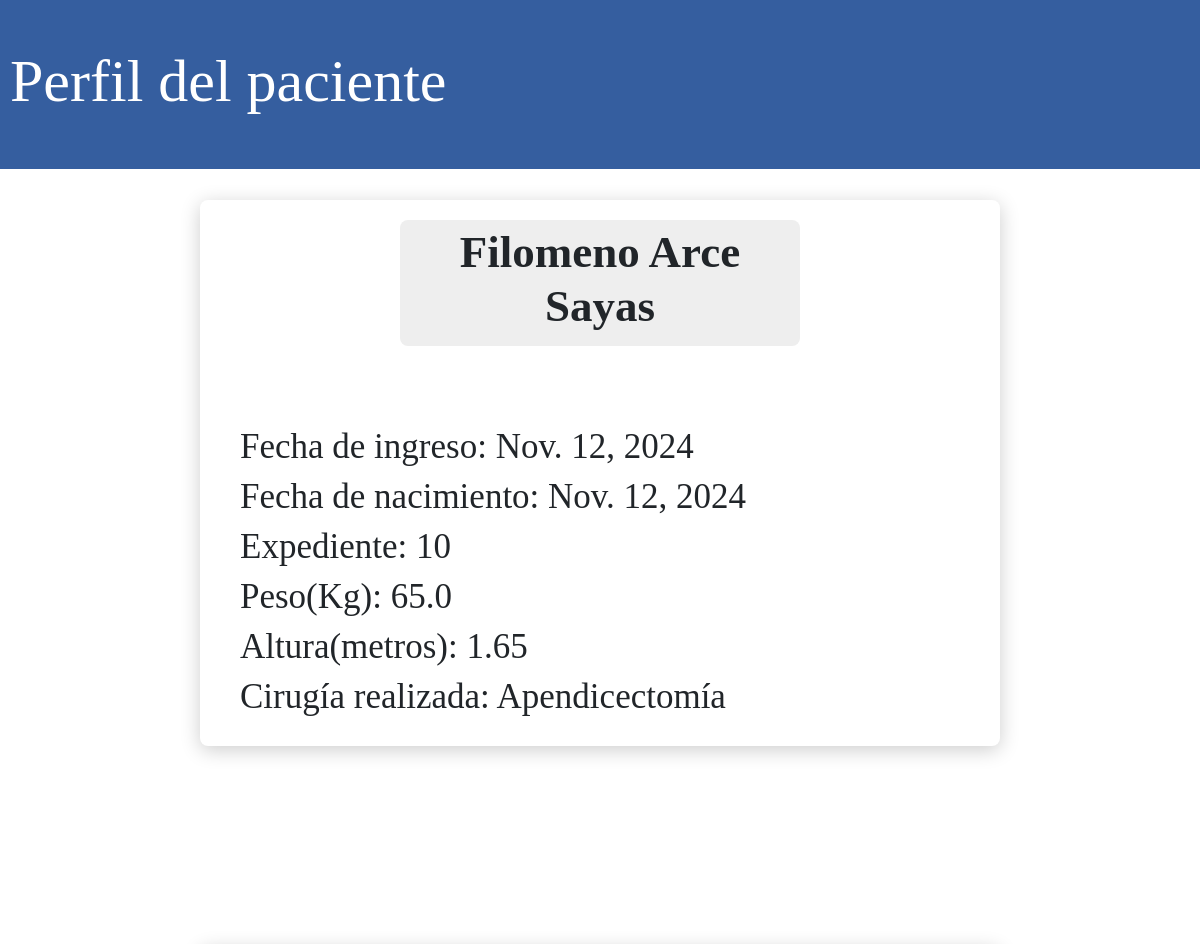
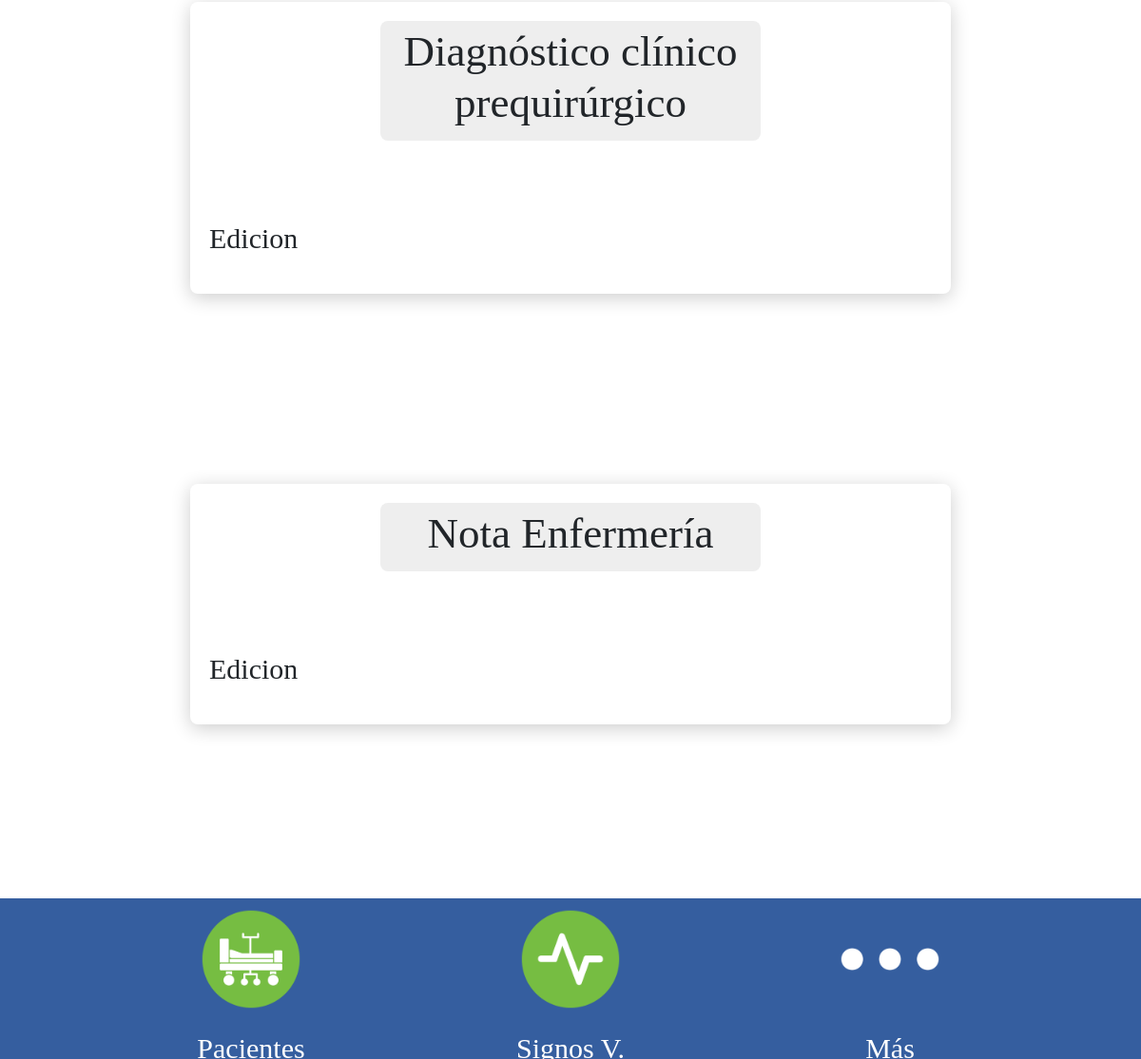
Page /perfilPacienteEnfermero/10/ on the committed database (2 pictures, top to bottom).
### Hospital_Infantil/models.py (models this page shows, shortened)
class Paciente(models.Model):
    expediente = models.AutoField(primary_key=True, unique=True)
    nombre = models.CharField(max_length=50, blank=False)
    apellido_paterno = models.CharField(max_length=50, blank=False)
    apellido_materno = models.CharField(max_length=50, blank=False)
    fecha_ingreso = models.DateField(default=timezone.now)
    fecha_nacimiento = models.DateField(default=timezone.now)
    cirugia_realizada = models.CharField(max_length=100, blank=False)
    peso = models.FloatField(blank=False, default=0.0)
    altura = models.FloatField(blank=False, default=0.0)
    diagnostico_clinico_prequirurgico = models.CharField(max_length=1000, blank=False)
    nota_enfermeria = models.CharField(max_length=1000, blank=False)
    medico_Encargado = models.ForeignKey(
        UserProfile,
        on_delete=models.SET_NULL,
        null = True,
        limit_choices_to={'user__userprofile__funcionalidad': 'medico'},
    )

### Hospital_Infantil/views.py (the view)
# urls.py: path('perfilPacienteEnfermero/<int:expediente>/', views.perfilPacienteEnfermero, name="perfilPacienteEnfermero"),
def perfilPacienteEnfermero(request, expediente):
    paciente = get_object_or_404(Paciente, expediente=expediente)
    tratamientos = Tratamiento.objects.filter(paciente=paciente)
    return render(request, "perfilPacienteEnfermero.html", {'paciente': paciente, 'tratamiento': tratamientos})

### templates/perfilPacienteEnfermero.html (shortened to what this page needs)
{% load static %}
<!DOCTYPE HTML>
<HTML lang="en">
    <head>
        <div class="fixed-top-border"><h1>Perfil del paciente</h1></div>
        <link href="https://cdn.jsdelivr.net/npm/bootstrap@5.3.0-alpha3/dist/css/bootstrap.min.css" rel="stylesheet">
    </head>
    <body>
        <center>
            <div class="form-container">
                <div class="section-title"><h2><b>{{ paciente.nombre }} {{ paciente.apellido_paterno }} {{ paciente.apellido_materno }}</b></h2></div>
                <h3>Fecha de ingreso: {{ paciente.fecha_ingreso }}</h3>
                <h3>Fecha de nacimiento: {{ paciente.fecha_nacimiento }}</h3>
                <h3>Expediente: {{ paciente.expediente }}</h3>
                <h3>Peso(Kg): {{ paciente.peso }}</h3>
                <h3>Altura(metros): {{ paciente.altura }}</h3>
                <h3>Cirugía realizada: {{ paciente.cirugia_realizada }}</h3>
            </div>
            <div class="form-container">
                <div class="section-title"><h2>Diagnóstico clínico prequirúrgico</h2></div>
                <p> {{ paciente.diagnostico_clinico_prequirurgico }}
                    </p>
            </div>
            <div class="form-container">
                <div class="section-title"><h2>Nota Enfermería</h2></div>
                <p>{{ paciente.nota_enfermeria }}
                    </p>
            </div>
            {% for tratamiento in tratamientos %}
            <div class="form-container">
                <div class="section-title"><h2>Tratamiento {{ forloop.counter }}</h2></div>
                <h3>Nombre del medicamento: {{ tratamiento.nombre_Medicamento }}</h3>
                <h3>Dosis administrada: {{ tratamiento.dosis_Administrada }}</h3>
                <h3>Vía de administración: {{ tratamiento.via_Administracion }}</h3>
                <h3>Frecuencia de dosis: {{ tratamiento.frecuencia_Dosis }} cada {{tratamiento.tiempo_Dosis}}</h3>
                <h3>Duración de la terapia: {{ tratamiento.duracion_Terapia }} días</h3>
                <h3>Otras indicaciones: {{ tratamiento.nombre_Medicamento }}</h3>
                <p> {{ tratamiento.otras_Indicaciones }} </p>
            </div>
            {% empty %}
                <div class="section-title"><h2>Sin tratamientos</h2></div>
            {% endfor %}
        </center>
    </body>
    <div class="fixed-bottom-border">
        <center>
            <a href=" {% url 'mostrarPacientesEnfermero' %}">
            <div class="icon-container">
                <div class="icon-item">
                    <img src="{% static 'assets/interfaz/patients.png' %}">
                    <p>Pacientes</p>
                </div>
            </a>
            <a href=" {% url 'signosVitales' %}">
                <div class="icon-item">
                    <img src="{% static 'assets/interfaz/vitalSigns.png' %}">
                    <p>Signos V.</p>
                </div>
            </a>
                <div class="icon-item">
                    <img src="{% static 'assets/interfaz/more.png' %}" data-bs-toggle="dropdown" aria-expanded="false" class="dropdown-toggle">
                    <p>Más</p>
                </div>
            </div>
</HTML>

### templates/perfilPacienteEnfermero.html (style rules this page uses)
.fixed-top-border { position: fixed; top: 0; left: 0; width: 100%; height: 169.3px; background-color: #355e9f; z-index: 1000; display: flex; align-items: center; font-family: Montserrat; color: white; padding: 10px; }
.fixed-bottom-border { position: fixed; bottom: 0px; left: 0px; width: 100%; display: flex; justify-content: center; align-items: center; background-color:#355e9f; padding: 10px; height: 169.3px; }
.icon-container { display: flex; justify-content: space-between; }
.icon-item { position: relative; margin: 0 40px; text-align: center; }
.icon-item img { margin-bottom: 40px; scale: 40%; }
.icon-item p { position: absolute; bottom: 0; left: 50%; color: white; font-family: Montserrat; font-size: 30px; transform: translateX(-50%) translateY(-80%); }
.form-container { margin-top: 50px; padding: 20px; background-color: white; border-radius: 8px; box-shadow: 0 4px 20px rgba(0, 0, 0, 0.2); width: 800px; display: flex; flex-direction: column; align-items: center; margin-bottom: 200px; margin-top: 200px; }
.form-container h3 { font-size: 35px; }
.form-container p { font-family: Calibri; font-size: 30px; }
.section-title { background-color: #EEEEEE; width: 400px; border-radius: 8px; padding: 5px; margin-bottom: 80px; text-align: center; }
.section-title h2 { font-family: Montserrat; font-size: 45px; }
.fixed-top-border h1 { font-family: Montserrat; font-size: 60px; }
h2 { font-family: Montserrat; font-size: 40px; }
h3 { font-family: Calibri; font-size: 30px; align-self: flex-start; text-align: left; width: 100%; padding-left: 20px; }
p { font-family: Calibri; align-self: flex-start; text-align: justify; }
img { scale: 40%; }

### rows in the picture
Paciente: nombre "Filomeno", apellido_paterno "Arce", apellido_materno "Sayas", fecha_ingreso "Nov. 12, 2024", fecha_nacimiento "Nov. 12, 2024", expediente "10", peso "65.0", altura "1.65", cirugia_realizada "Apendicectomía", diagnostico_clinico_prequirurgico "Edicion", nota_enfermeria "Edicion"
